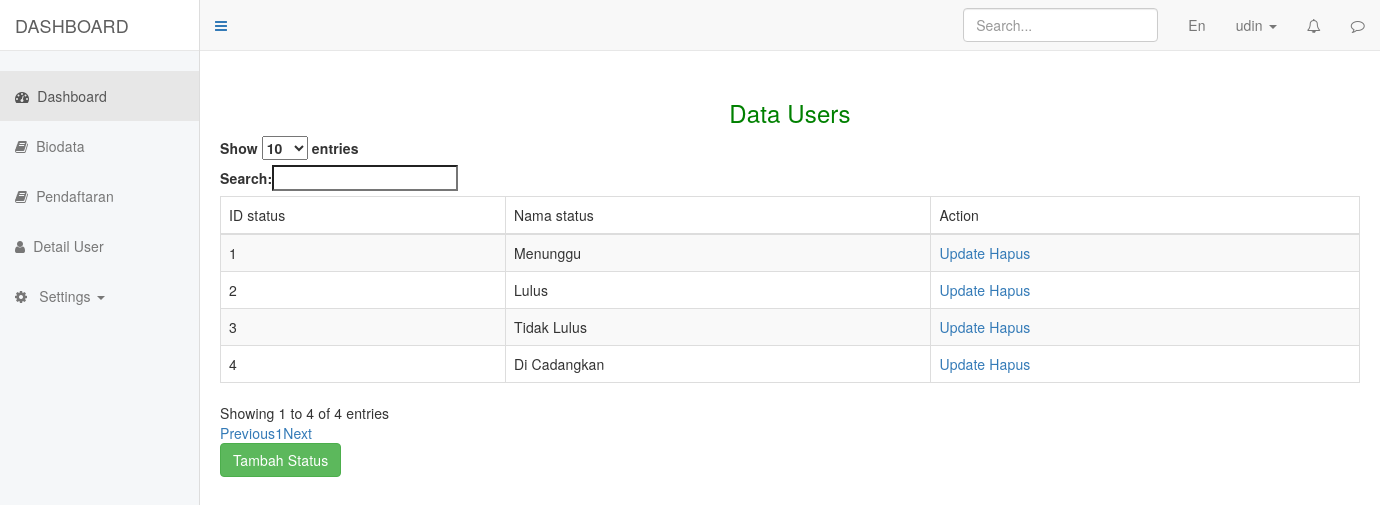
Page /admin/index.php?page=status (signed in) on the committed database.
### tables this page shows
CREATE TABLE `status` (
  `id_status` int(11) NOT NULL,
  `nama_status` varchar(50) NOT NULL
);

### controllers/functions.php (called while the page is built, shortened)
<?php
$conn = mysqli_connect("localhost", "root", "", "psb_online_9");
function query($query)
{
  global $conn;
  $result = mysqli_query($conn, $query);
  $rows = [];
  while ($row = mysqli_fetch_assoc($result)) {
    $rows[] = $row;
  }
  return  $rows;
}

### admin/views/status.php (the view, shortened to what this page needs)
<?php
$status = query("SELECT * FROM status");
?>
<link rel="stylesheet" href="https://maxcdn.bootstrapcdn.com/bootstrap/3.3.7/css/bootstrap.min.css">
<link rel="stylesheet" href="https://cdn.datatables.net/1.11.3/css/dataTables.bootstrap.min.css">
<div class="blank"></div>
<div class="container">
  <div class="row header" style="text-align:center;color:green">
    <h3>Data Users</h3>
  </div>
  <table id="example" class="table table-striped table-bordered" style="width:100%">
    <thead>
      <tr>
        <td>ID status</td>
        <td>Nama status</td>
        <td>Action</td>
      </tr>
    </thead>
    <tbody>
      <?php foreach ($status as $row) : ?>
        <tr>
          <td><?= $row['id_status'] ?></td>
          <td><?= $row['nama_status'] ?></td>
          <td>
            <a href="">Update</a>
            <a href="">Hapus</a>
          </td>
        </tr>
      <?php endforeach ?>
    </tbody>
  </table>
  <a href="index.php?page=tambahStatus" class="btn btn-success btn-md">Tambah Status</a>
</div>

### admin/style.css (style rules this page uses)
body { margin-top: 50px; background-color: #fff; font-family: Arial, sans-serif; font-size: 14px; letter-spacing: 0.01em; color: #39464e; }
a, a:focus, a:hover { text-decoration: none; }

### admin/views/status.php (style rules this page uses)
.blank { height: 80px; width: 100%; }

### rows in the picture
status: id_status "1", nama_status "Menunggu"
status: id_status "2", nama_status "Lulus"
status: id_status "3", nama_status "Tidak Lulus"
status: id_status "4", nama_status "Di Cadangkan"

### other values in the picture
$_SESSION['username'] "udin"
